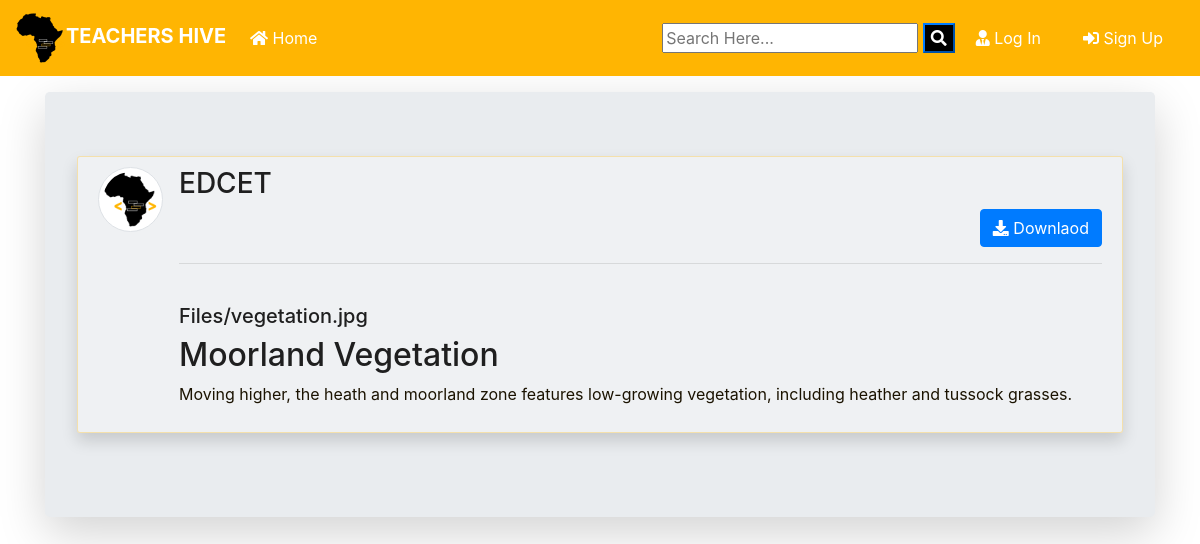
Page /post/23/ on the committed database.
### blog/models.py (models this page shows, shortened)
class Post(models.Model):
	title = models.CharField(max_length=100)
	file = models.FileField(null=True,blank=True,upload_to='Files')
	content = models.TextField()
	date_posted = models.DateTimeField(default=timezone.now)
	author = models.ForeignKey(User, on_delete=models.CASCADE)
	def extension(self):
		name, extension = os.path.splitext(self.file.name)
		return extension

### users/models.py (models this page shows, shortened)
class Profile(models.Model):
    user = models.OneToOneField(User, on_delete=models.CASCADE)
    image = models.ImageField(default='default.jpg', upload_to='profile_pics')

### blog/views.py (the view)
# urls.py: path('post/<int:pk>/', PostDetailView.as_view(), name='post-detail'),
class PostDetailView(DetailView):
    model = Post
    template_name = 'blog/post_detail.html'

### blog/templates/blog/post_detail.html (shortened to what this page needs)
{% extends "blog/base.html" %}
{% block content %}
<div class="jumbotron mt-3 shadow-lg">
<article class="media content-section shadow ">
   <a href="{{ object.author.profile.image.url }} " target="_blank"> <img src="{{ object.author.profile.image.url }}  " alt="" class="article-img rounded-circle img-thumbnail img-fluid">
   </a>
    <div class="media-body">
      <div class="">
        <div class="d-flex justify-content-between">
        <a class="mr-2 mt-0 mb-0  text-dark " href="{% url 'user-posts' object.author.username  %}"><h3>{{ object.author }}</h3></a>
        </div>
        {% if object.author != user %}
          <div class="form-group mt-0 pt-0 d-flex justify-content-end">
            <a href="{{ object.file.url }}" download class="btn btn-primary flex-last" type="submit"><i class="fas fa-download"></i> Downlaod</a>
          </div>
        {% endif %}
        <hr>
      </div>
      <div>
        {% if object.file %}
          {% if object.extension == '.jpg' or object.extension == 'jpeg' or object.extension == 'png' %}
            <a href="{{ object.file.url }}"  download class="text-dark"><h5>{{ object.file }}</h5></a>
          {% else %}
            <a href="{{ object.file.url }}"  download class="text-dark"><h5>{{ object.file }}</h5></a>
          {% endif %}
        {% endif %}
      </div>
      <h2>{{ object.title }}</h2>
      <p class="article-content">{{ object.content }}</p>
    </div>
  </article>
{% endblock content %}

### blog/static/blog/main.css (style rules this page uses)
body { background: #fff; color: #1b1301; margin-top: 0; }
h1, h2, h3, h4, h5, h6 { color: #070707e5; }
.content-section { background: #ffffff4b; padding: 10px 20px; border: 0.1px solid #ffb3024b; border-radius: 3px; margin-bottom: 20px; }
.article-content { white-space: pre-line; }
.article-img { height: 65px; width: 65px; margin-right: 16px; }

### rows in the picture
Post: author.profile.image (picture), author "EDCET", file "Files/vegetation.jpg", title "Moorland Vegetation", content "Moving higher, the heath and moorland zone features low-growing vegetation, including heather and tussock grasses."
